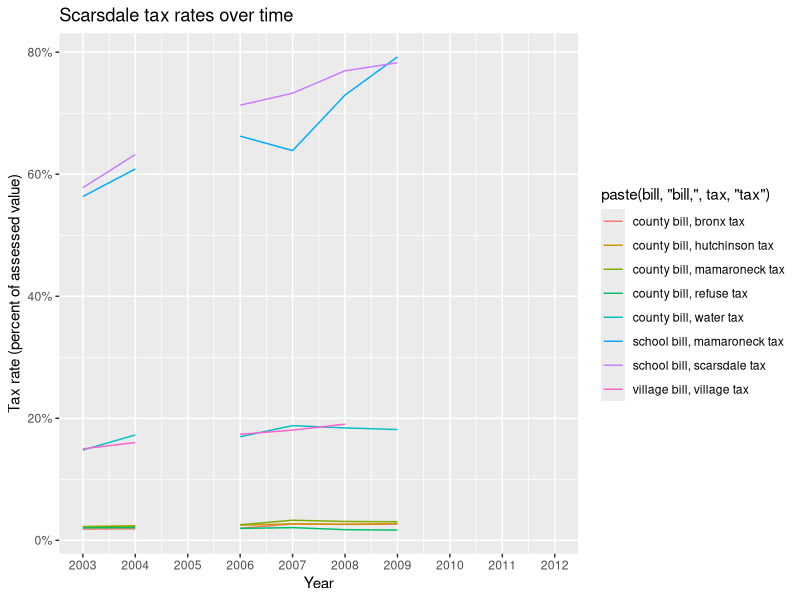

The R script that drew this image:
#!/usr/bin/Rscript --vanilla
library(ggplot2)
library(reshape2)
library(scales)

tax <- read.csv(
  'grandma/tax-rates.csv',
  strip.white = T,
  colClasses = c('numeric', 'factor', 'factor', 'numeric')
)
tax$rate <- tax$rate/1000

# rates.over.time <- ggplot(na.omit(tax)) +
rates.over.time <- ggplot(tax) +
  aes(x = year, y = rate, group = paste(bill, tax), color = paste(bill, 'bill,', tax, 'tax')) +
  scale_x_continuous('Year', breaks=unique(tax$year)) +
  scale_y_continuous('Tax rate (percent of assessed value)', labels = percent) +
  labs(title = 'Scarsdale tax rates over time') +
  geom_line()
